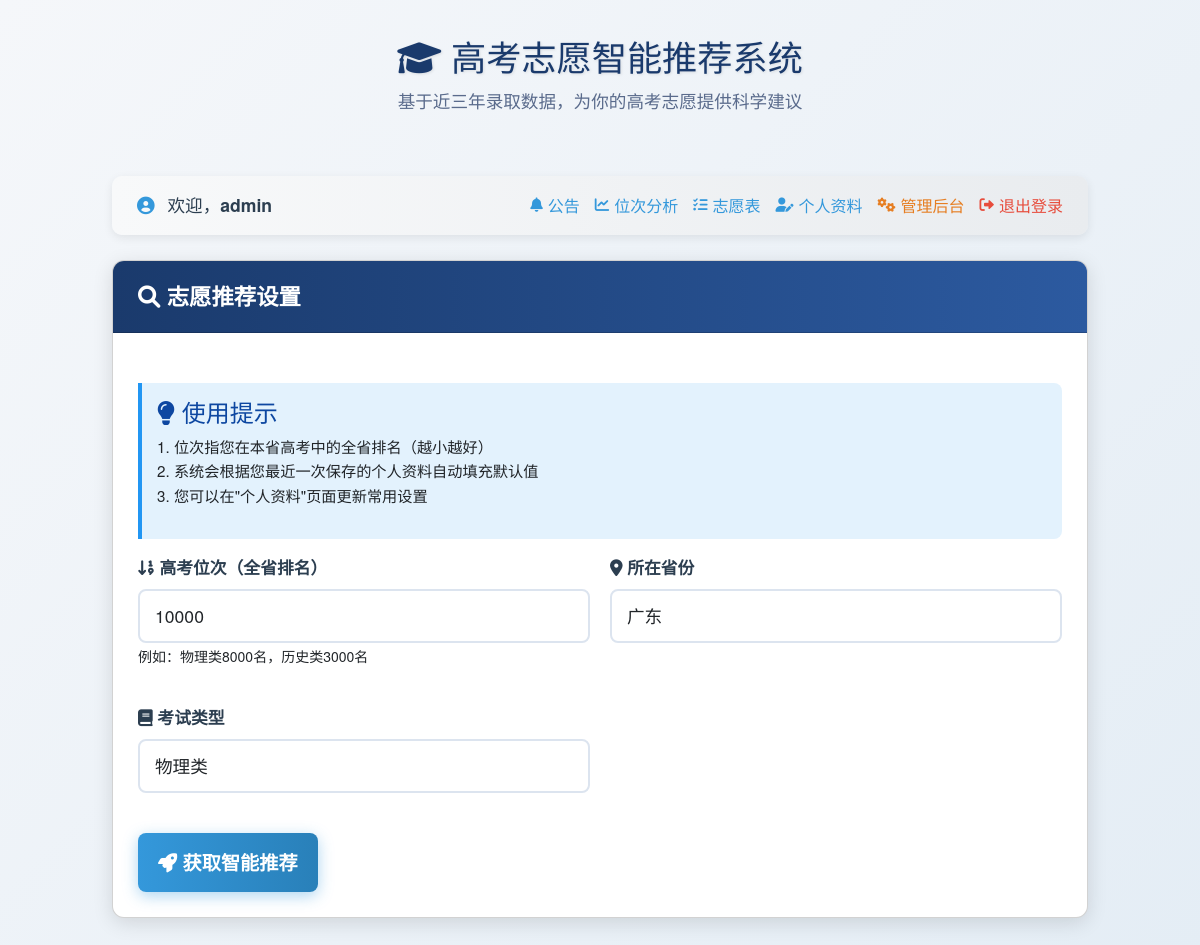
Page /recommend-page (signed in) on the committed database.
### tables this page shows
CREATE TABLE user_profiles (
        user_id INTEGER PRIMARY KEY,
        province TEXT DEFAULT '广东',
        exam_type TEXT DEFAULT '物理类',
        last_rank INTEGER DEFAULT 10000,
        FOREIGN KEY (user_id) REFERENCES users(id) ON DELETE CASCADE
    );

### app.py (the view)
@app.route('/recommend-page')
@login_required
def recommend_page():
    user_id = session['user_id']
    conn = get_db_connection()
    cursor = conn.cursor()
    cursor.execute('''
        SELECT province, exam_type, last_rank
        FROM user_profiles
        WHERE user_id = ?
    ''', (user_id,))
    profile = cursor.fetchone()
    conn.close()
    defaults = {
        'province': profile[0] if profile else '广东',
        'exam_type': profile[1] if profile else '物理类',
        'rank': max(1, profile[2] if profile else 10000)
    }
    return render_template('index.html',
                           username=session.get('username'),
                           defaults=defaults)

### app.py (called while the page is built)
def get_db_connection():
    conn = sqlite3.connect(DB_PATH)
    conn.row_factory = sqlite3.Row  # 允许使用列名访问数据
    return conn

def login_required(f):
    @wraps(f)
    def decorated_function(*args, **kwargs):
        if 'user_id' not in session:
            return redirect(url_for('login'))
        return f(*args, **kwargs)
    return decorated_function

### templates/index.html (shortened to what this page needs)
<!DOCTYPE html>
<html lang="zh">
<head>
    <link href="https://cdn.jsdelivr.net/npm/bootstrap@5.3.0/dist/css/bootstrap.min.css" rel="stylesheet">
    <link rel="stylesheet" href="https://cdnjs.cloudflare.com/ajax/libs/font-awesome/6.0.0/css/all.min.css">
</head>
<body>
    <div class="container">
        <header>
            <h1><i class="fas fa-graduation-cap"></i> 高考志愿智能推荐系统</h1>
            <p>基于近三年录取数据，为你的高考志愿提供科学建议</p>
        </header>
        <div class="user-bar">
            <div class="user-info">
                <i class="fas fa-user-circle"></i> 欢迎，<strong>{{ username }}</strong>
            </div>
            <div class="user-actions">
                <a href="/announcements" class="announcement">
                    <i class="fas fa-bell"></i> 公告
                </a>
                <a href="/analysis-page" class="analysis">
                    <i class="fas fa-chart-line"></i> 位次分析
                </a>
                <a href="/wishlist" class="wishlist">
                    <i class="fas fa-list-check"></i> 志愿表
                </a>
                <a href="/profile" class="profile">
                    <i class="fas fa-user-edit"></i> 个人资料
                </a>
                <a href="/admin" class="admin" {% if session.role != 'admin' %}style="display:none;"{% endif %}>
                    <i class="fas fa-cogs"></i> 管理后台
                </a>
                <a href="/logout" class="logout">
                    <i class="fas fa-sign-out-alt"></i> 退出登录
                </a>
            </div>
        </div>
        <div class="card">
            <div class="card-header">
                <i class="fas fa-search"></i> 志愿推荐设置
            </div>
            <div class="card-body">
                <div class="tips">
                    <h4><i class="fas fa-lightbulb"></i> 使用提示</h4>
                    <p>1. 位次指您在本省高考中的全省排名（越小越好）<br>
                    2. 系统会根据您最近一次保存的个人资料自动填充默认值<br>
                    3. 您可以在"个人资料"页面更新常用设置</p>
                </div>
                <form id="recommendForm">
                    <div class="form-grid">
                        <div class="form-group">
                            <label for="rank">
                                <i class="fas fa-sort-numeric-down"></i> 高考位次（全省排名）
                            </label>
                            <input type="number" id="rank" name="rank" class="form-control"
                                   min="1" required placeholder="请输入您的高考全省排名"
                                   value="{{ defaults.rank }}">
                            <small class="hint">例如：物理类8000名，历史类3000名</small>
                        </div>
                        <div class="form-group">
                            <label for="province">
                                <i class="fas fa-map-marker-alt"></i> 所在省份
                            </label>
                            <select id="province" name="province" class="form-control" required>
                                <option value="广东" {% if defaults.province == '广东' %}selected{% endif %}>广东</option>
                            </select>
                        </div>
                        <div class="form-group">
                            <label for="exam_type">
                                <i class="fas fa-book"></i> 考试类型
                            </label>
                            <select id="exam_type" name="exam_type" class="form-control" required>
                                <option value="物理类" {% if defaults.exam_type == '物理类' %}selected{% endif %}>物理类</option>
                            </select>
                        </div>
                    </div>
                    <button type="submit" class="btn-primary">
                        <i class="fas fa-rocket"></i> 获取智能推荐
                    </button>
                </form>
            </div>
        </div>
    </div>
</body>
</html>

### templates/index.html (style rules this page uses)
* { box-sizing: border-box; margin: 0; padding: 0; }
body { font-family: "Microsoft YaHei", "PingFang SC", "Helvetica Neue", Arial, sans-serif; background: linear-gradient(135deg, #f5f7fa 0%, #e4edf5 100%); color: #333; line-height: 1.6; padding: 15px; min-height: 100vh; }
.container { max-width: 1000px; margin: 0 auto; }
header { text-align: center; padding: 20px 0; margin-bottom: 25px; }
header h1 { font-size: 2.2rem; color: #1a3a6c; margin-bottom: 10px; text-shadow: 1px 1px 3px rgba(0,0,0,0.1); }
header p { color: #5a6b8c; font-size: 1.1rem; }
.card { background: white; border-radius: 12px; box-shadow: 0 5px 20px rgba(0,0,0,0.12); overflow: hidden; margin-bottom: 30px; }
.card-header { background: linear-gradient(to right, #1a3a6c, #2c5aa0); color: white; padding: 18px 25px; font-size: 1.4rem; font-weight: 600; }
.card-body { padding: 25px; }
.form-grid { display: grid; grid-template-columns: repeat(auto-fit, minmax(300px, 1fr)); gap: 20px; margin-bottom: 25px; }
.form-group { margin-bottom: 15px; }
label { display: block; margin-bottom: 8px; font-weight: 600; color: #2c3e50; font-size: 1.05rem; }
.form-control { width: 100%; padding: 12px 15px; border: 2px solid #dce4ef; border-radius: 8px; font-size: 1.1rem; transition: border-color 0.3s; }
.btn-primary { background: linear-gradient(to right, #3498db, #2980b9); color: white; border: none; border-radius: 8px; font-size: 1.2rem; font-weight: 600; padding: 14px 20px; cursor: pointer; transition: all 0.3s; box-shadow: 0 4px 15px rgba(52, 152, 219, 0.4); }
.tips { background: #e3f2fd; border-left: 4px solid #2196f3; padding: 15px; border-radius: 0 8px 8px 0; margin: 25px 0 15px; font-size: 0.95rem; }
.tips h4 { color: #0d47a1; margin-bottom: 8px; }
.user-bar { display: flex; justify-content: space-between; align-items: center; background: linear-gradient(to right, #f8f9fa, #e9ecef); padding: 15px 25px; border-radius: 10px; margin-bottom: 25px; box-shadow: 0 3px 10px rgba(0,0,0,0.08); }
.user-info { font-size: 1.1rem; color: #2c3e50; }
.user-info i { color: #3498db; margin-right: 8px; }
.user-actions { display: flex; gap: 15px; }
.user-actions a { text-decoration: none; color: #3498db; font-weight: 500; display: flex; align-items: center; transition: color 0.2s; }
.user-actions a i { margin-right: 5px; font-size: 0.9rem; }
.user-actions .admin { color: #e67e22; }
.user-actions .logout { color: #e74c3c; }

### rows in the picture
user_profiles: rank "10000", province "广东", exam_type "物理类"

### other values in the picture
{{ username }} "admin"
